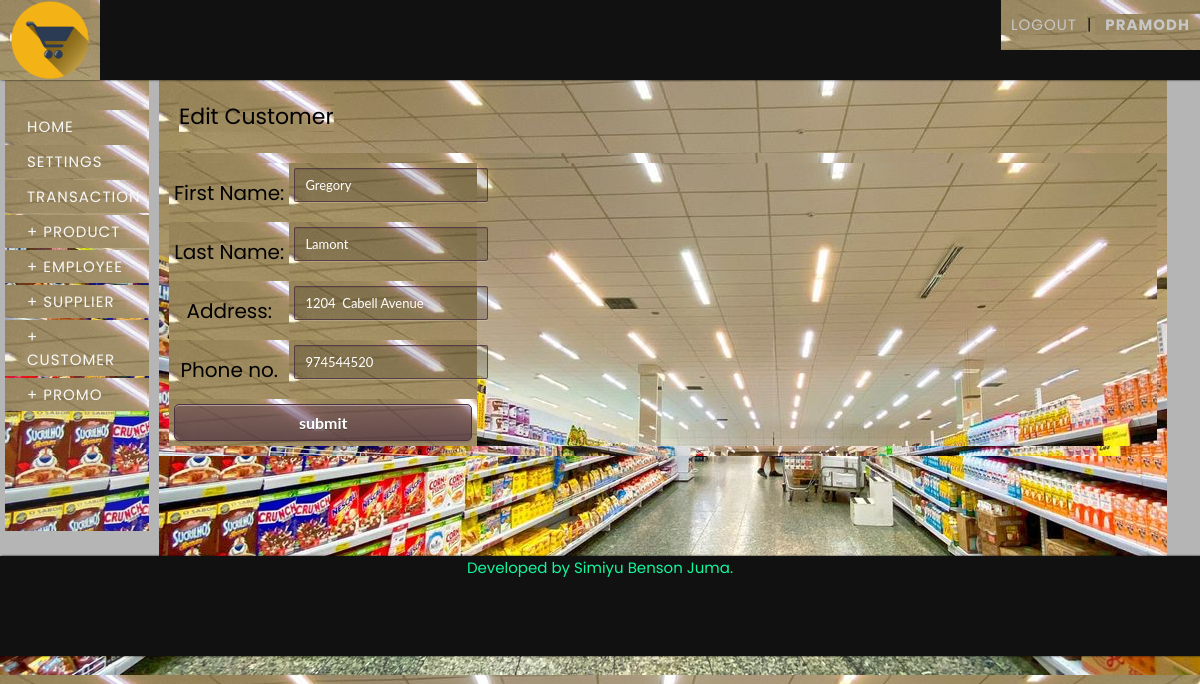
Page /editlist.php?name=customer&id=2 (signed in) on the committed database.
### tables this page shows
CREATE TABLE IF NOT EXISTS `customer` (
`cid` int(11) NOT NULL,
  `first_name` varchar(20) NOT NULL,
  `last_name` varchar(20) NOT NULL,
  `cjoin_date` date NOT NULL,
  `cmoney_spent` int(11) NOT NULL,
  `caddress` varchar(50) NOT NULL,
  `cmoney_spent_reset` int(5) NOT NULL,
  `cphone` int(12) NOT NULL
);

### editlist.php (the view, shortened to what this page needs)
<?php
	require_once("include/header.php");
?>
<div id="body">
	<?php include_once("include/left_content.php"); ?>
    <div class="rcontent">
      <?php
	  	  if(!strcmp(strtolower($_GET['name']),"customer") & isset($_GET['success'])){
				$result=mysqli_query($con,"update customer set first_name='{$_POST['fname']}',last_name='{$_POST['lname']}',caddress='{$_POST['caddress']}',cphone={$_POST['cphone']} where cid='{$_POST['cid']}'");
				if(!$result)echo "Addition not successful ".mysqli_error();
	   			else echo"<h1><span>Editting of customer data successful</span></h1>";
			}
			else{
	   if(isset($_GET['name'])&isset($_GET['id'])){
		if(!strcmp(strtolower($_GET['name']),"customer")){
			echo"<h1><span>Edit ".ucfirst($_GET['name'])."</span></h1>";
			echo"<div id='data'>";
				$plist=mysqli_query($con, "select * from customer where cid='{$_GET['id']}'");
				$plist=mysqli_fetch_array($plist);
			echo "<form method='post' action='editlist.php?name=customer&success=1'>
					  <table>
						<tr><td style='padding:5px'>First Name: </td><td><input name='fname' type='text' value='{$plist['first_name']}'/></td></tr>
						<tr><td style='padding:5px'>Last Name: </td><td><input name='lname' type='text' value='{$plist['last_name']}'/></td></tr>
						<tr><td style='padding:5px'>Address: </td><td><input name='caddress' type='text' value='{$plist['caddress']}' /></td></tr>
						<input type='hidden' name='cid' value='{$_GET['id']}' />
						<tr><td style='padding:5px'>Phone no.</td><td><input type='text' placeholder='+91..' name='cphone' value='{$plist['cphone']}'/></td></tr>
						<tr><td colspan='2'><input type='submit' value='submit' /></td></tr>
					</table></form>";
			echo"</div>";
			}
		}
	  }
	  ?>
    </div>
</div>
<?php
	require_once("include/footer.php");
?>

### outline.css (style rules this page uses)
html * { font-family: 'Poppins', sans-serif; }
body { margin-left: auto; margin-right: auto; background-color: #331fa8; background-repeat: repeat, no-repeat; background-position: center center; background-attachment: fixed; -webkit-background-size: auto, cover; -moz-background-size: auto, cover; -o-background-size: auto, cover; background-size: auto, cover; color: #000; font-family: 'Josefin Slab', Arial, sans-serif; font-size: 20px; }
h1 { margin: 0px; padding: 20px; font-size: 42px; color: #000; text-align: left; font-weight: 400; text-align: left; }
h1 span { font-size: 22px; color: #000; padding-top: 10px; }
.rcontent { position: relative; width: 84%; margin: 0px 5px; float: left; overflow: auto; padding-bottom: 100px; }
#data { padding: 10px; }
#itemList th, td { padding: 5px; text-align: center; }

### menu.css (style rules this page uses)
* { margin: 0; padding: 0; background-image: url(images/1.jpg); }
html * { font-family: 'Poppins', sans-serif; }

### rows in the picture
customer: fname "Gregory", lname "Lamont", caddress "1204 Cabell Avenue", cphone "974544520"

### other values in the picture
$_SESSION['username'] "PRAMODH"
$_GET['name'] "Customer"
